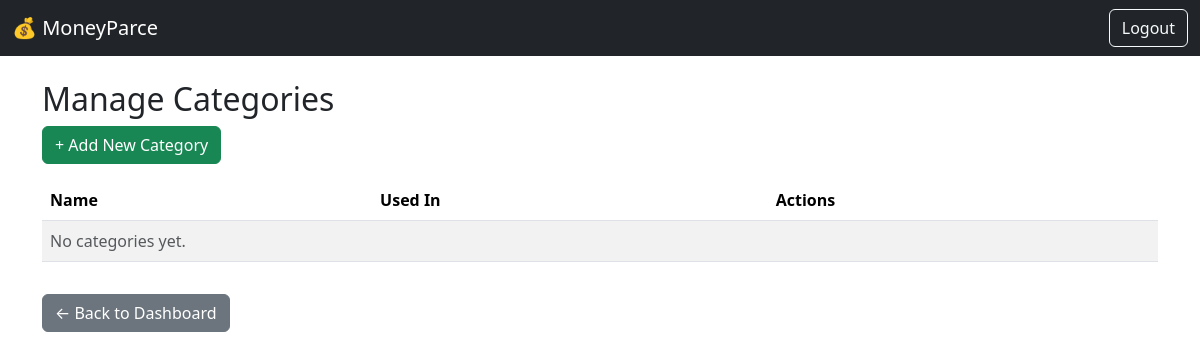
The app's page /categories/manage/ (signed in), older data.
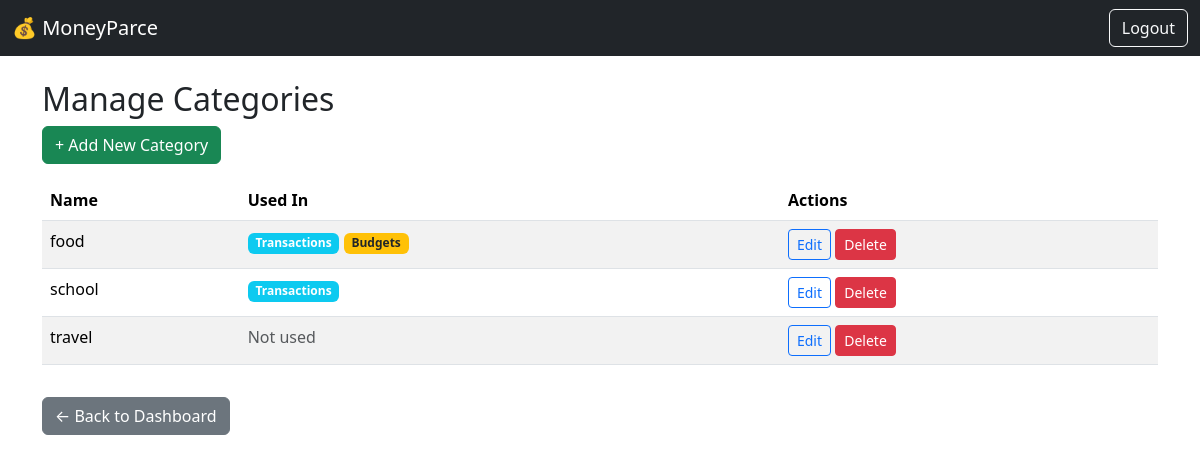
The same page, newer data.
### core/models.py (models this page shows, shortened)
class Category(models.Model):
    user = models.ForeignKey(User, on_delete=models.CASCADE)
    name = models.CharField(max_length=100)

### core/views.py (the view)
# urls.py: path('categories/manage/', views.category_manager, name='category_manager'),
@login_required
def category_manager(request):
    categories = Category.objects.filter(user=request.user)
    for cat in categories:
        cat.used_in_transactions = cat.transaction_set.exists()
        cat.used_in_budgets = cat.budget_set.exists()
    return render(request, 'core/category_manager.html', {'categories': categories})

### templates/core/category_manager.html
{% extends "base.html" %}
{% block content %}
<h2>Manage Categories</h2>
<a href="{% url 'add_category' %}" class="btn btn-success mb-3"> + Add New Category</a>
<table class="table table-striped">
  <thead>
    <tr>
      <th>Name</th>
      <th>Used In</th>
      <th>Actions</th>
    </tr>
  </thead>
  <tbody>
    {% for cat in categories %}
      <tr>
        <td>{{ cat.name }}</td>
        <td>
          {% if cat.used_in_transactions %}<span class="badge bg-info">Transactions</span>{% endif %}
          {% if cat.used_in_budgets %}<span class="badge bg-warning text-dark">Budgets</span>{% endif %}
          {% if not cat.used_in_transactions and not cat.used_in_budgets %}
            <span class="text-muted">Not used</span>
          {% endif %}
        </td>
        <td>
          <a href="{% url 'edit_category' cat.pk %}" class="btn btn-sm btn-outline-primary">Edit</a>
          <a href="{% url 'delete_category' cat.pk %}" class="btn btn-sm btn-danger">Delete</a>
        </td>
      </tr>
    {% empty %}
      <tr><td colspan="3" class="text-muted">No categories yet.</td></tr>
    {% endfor %}
  </tbody>
</table>
<a href="{% url 'dashboard' %}" class="btn btn-secondary mt-3">← Back to Dashboard</a>
{% endblock %}

### templates/base.html (shortened to what this page needs)
<!DOCTYPE html>
<html lang="en">
<head>
  <link href="https://cdn.jsdelivr.net/npm/bootstrap@5.3.3/dist/css/bootstrap.min.css" rel="stylesheet">
</head>
<body>
  <nav class="navbar navbar-expand-lg navbar-dark bg-dark mb-4">
    <div class="container-fluid">
      <a class="navbar-brand" href="{% url 'dashboard' %}">💰 MoneyParce</a>
      {% if user.is_authenticated %}
        <div class="d-flex">
          <form method="post" action="{% url 'logout' %}">
            <button type="submit" class="btn btn-outline-light">Logout</button>
          </form>
        </div>
      {% else %}
        {% if request.path != '/accounts/login/' and request.path != '/users/signup/' %}
          <div class="d-flex">
            <a href="{% url 'login' %}" class="btn btn-outline-light">Login</a>
          </div>
        {% endif %}
      {% endif %}
    </div>
  </nav>
  <div class="container">
    {% block content %}
    {% endblock %}
  </div>
</body>
</html>

Row changes from the older to the newer data that the page shows:
added Category: name "food", shows "Transactions", shows "Budgets"
added Category: name "school", shows "Transactions"
added Category: name "travel", shows "Not used"
Text that changed along with them:
text no longer shown: "No categories yet."
